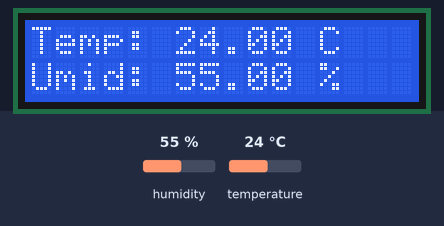
A sketch run on a simulated ESP32. Shown: 16×2 character LCD. The inputs (shaded band) are chosen by the test bench; at power-on: humidity 55 %, temperature 24 °C. WiFi joins after 1.5 s; servers stay silent unless stated; what the sketch prints to the serial monitor is not drawn.

Above: at 3.2 s.
3.3 s: humidity set to 22 %
At 5.4 s:
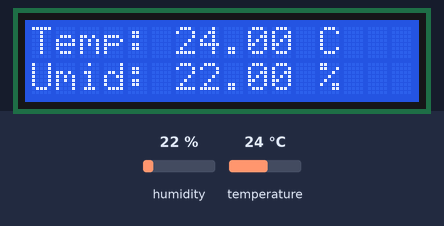
6.0 s: temperature set to 12 °C
At 6.5 s:
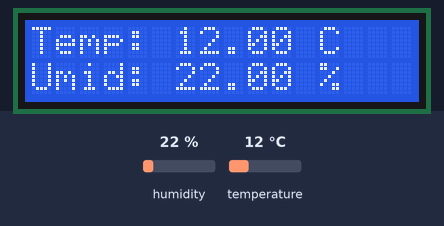
8.7 s: humidity set to 40 %
At 10.9 s:
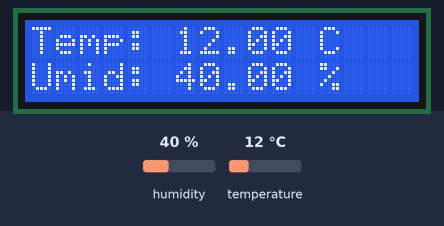
11.8 s: temperature set to 19 °C
At 13.1 s:
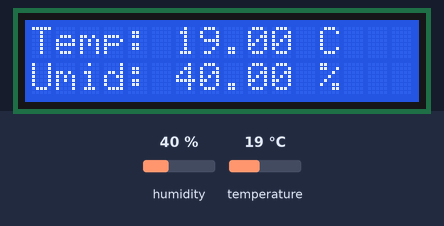
Timing chart, 0 to 14.8 s (numbered marks = the images above; inputs shaded):
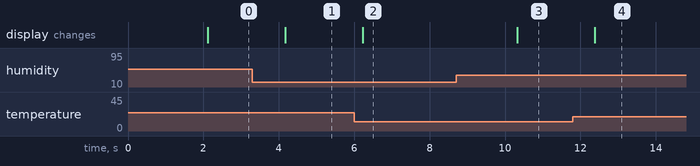

The sketch:

DTH11_Sensor_MQTT_LCD_Display_without_MQTT_v2.ino
```cpp
#include <WiFi.h>
#include <Wire.h>
#include <LiquidCrystal_PCF8574.h>
#include "DHT.h"

// Configurações do Wi-Fi
const char* ssid = "";
const char* password = "";

// DHT sensor
#define DHTPIN 4
#define DHTTYPE DHT11
DHT dht(DHTPIN, DHTTYPE);

// LCD (I2C Address: 0x27, 16x2 display)
LiquidCrystal_PCF8574 lcd(0x27);

// Conexão Wi-Fi
void setup_wifi() {
  Serial.print("Conectando ao Wi-Fi");
  WiFi.begin(ssid, password);
  while (WiFi.status() != WL_CONNECTED) {
    delay(1000);
    Serial.print(".");
  }
  Serial.println("\nWi-Fi conectado!");
  Serial.print("Endereço IP: ");
  Serial.println(WiFi.localIP());
}

void setup() {
  Serial.begin(115200);
  dht.begin();

  lcd.begin(16, 2);      // LCD 16x2
  lcd.setBacklight(255); // Liga backlight

  setup_wifi();
}

void loop() {
  // Lê temperatura e umidade
  float humidity = dht.readHumidity();
  float temperature = dht.readTemperature();

  // Verifica leitura
  if (isnan(humidity) || isnan(temperature)) {
    Serial.println("Falha ao ler o sensor DHT!");
    lcd.setCursor(0, 0);
    lcd.print("Erro no sensor ");
    delay(2000);
    return;
  }

  // Mostra no LCD
  lcd.clear();
  lcd.setCursor(0, 0);
  lcd.print("Temp: ");
  lcd.print(temperature);
  lcd.print(" C");

  lcd.setCursor(0, 1);
  lcd.print("Umid: ");
  lcd.print(humidity);
  lcd.print(" %");

  // Mostra no Serial
  Serial.print("Temp: ");
  Serial.print(temperature);
  Serial.print(" C | Umid: ");
  Serial.print(humidity);
  Serial.println(" %");

  delay(2000); // Atualiza a cada 2 segundos
}
```

Measured:
- after the input at 3.3 s, the display: changes after 0.87 s (image 1)
- after the input at 6.0 s, the display: changes after 0.22 s (image 2)
- after the input at 8.7 s, the display: changes after 1.6 s (image 3)
- after the input at 11.8 s, the display: changes after 0.58 s (image 4)
